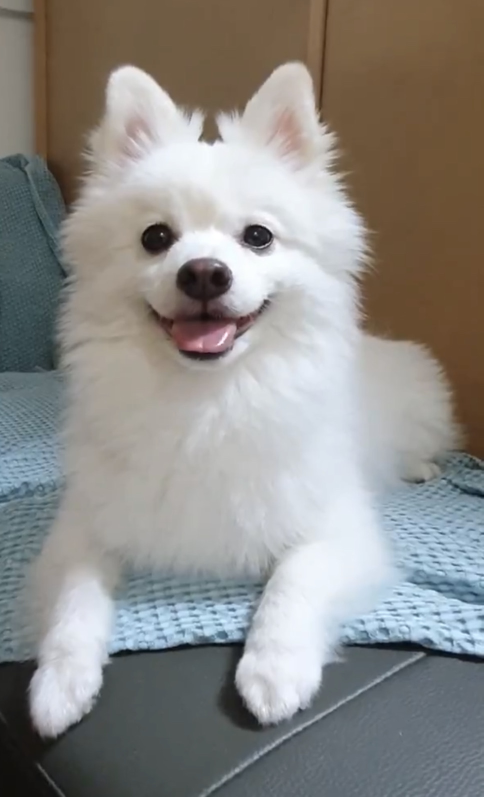
#> input picture maru.jpg, 968 x 1593 px (shown at 1/2 size)
$ python main.py
#> lines starting #> are read from the running program, lines starting #| are printed output that depends on the picture
from PIL import Image
import numpy as np
from sklearn.cluster import KMeans
from colors import colors  # 외부 컬러

# 이미지 파일명
IMAGE_FILE = 'maru.jpg'
# 변환된 이미지 파일명
OUTPUT_FILE = 'maru_16.jpg'
# 이미지 크기 조정값
IMAGE_SIZE = (1240, 1754)

# 이미지 열기
img = Image.open(IMAGE_FILE)
#> img is the input picture: PIL image 968x1593 RGB; mean R, G, B 141.3, 139.7, 136.6
# 이미지 크기 조정하기
img = img.resize(IMAGE_SIZE)
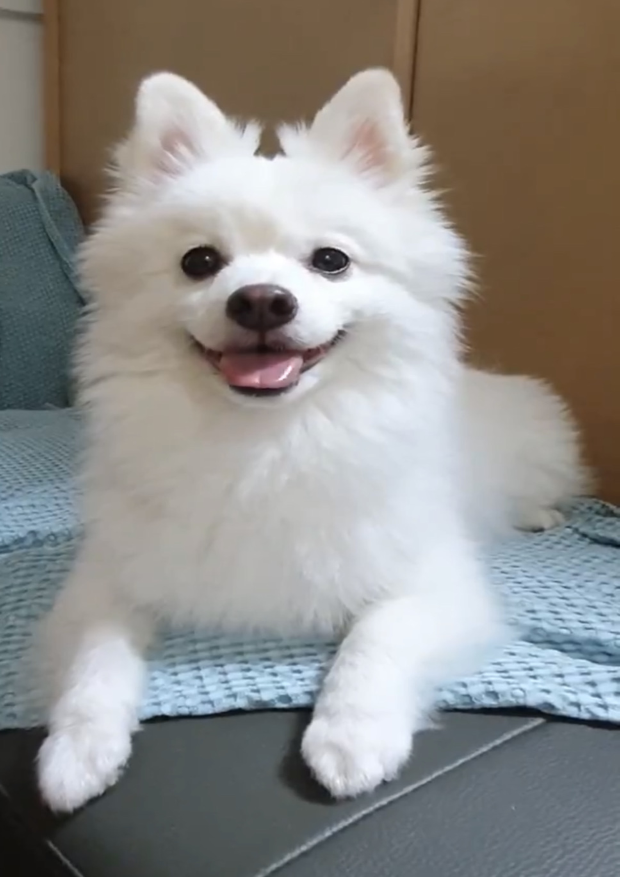
#> img: PIL image 1240x1754 RGB (shown at 1/2 size); mean R, G, B 141.3, 139.7, 136.6

# 이미지를 NumPy 배열로 변환하기
img_array = np.array(img)


# RGB 색상 공간으로 변환하여 NumPy 배열에 저장
color_array = np.array(colors)

# K-means 클러스터링 알고리즘 적용
n_clusters = 16
kmeans = KMeans(n_clusters=n_clusters, random_state=0).fit(color_array)

# 클러스터 중심값으로 가장 어울리는 16가지 색상 선택
best_colors = [tuple(map(int, c)) for c in kmeans.cluster_centers_.astype(int)]

# k-means clustering 알고리즘 적용하기
n_colors = 16
kmeans = KMeans(n_clusters=n_colors, init=np.array(
    colors[:n_colors]), n_init=1)
#> (the run stopped early here; a loop or call above may not have finished)
